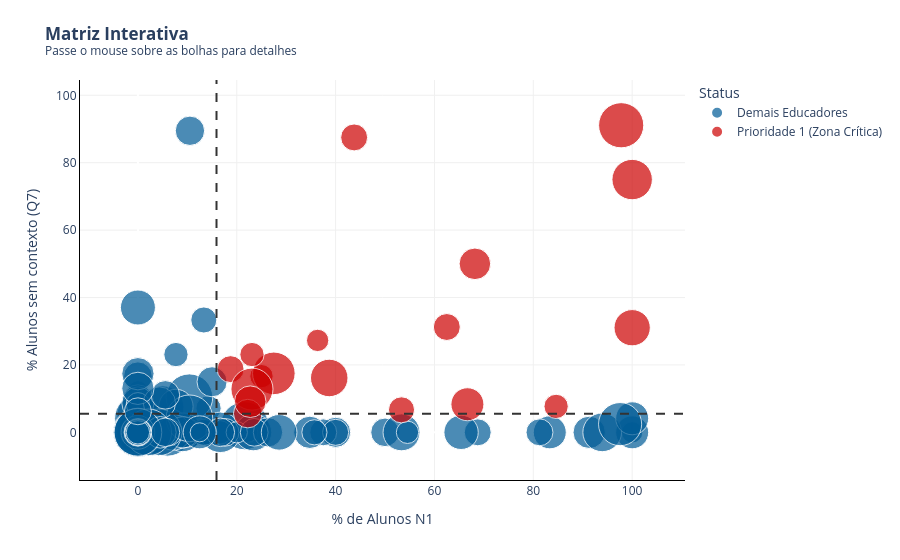

The notebook cell this image was saved under:
### Markdown cell above
### A Anatomia do Risco: O que o Algoritmo Aprendeu?

A implementação do modelo *Random Forest* permitiu-nos passar de uma análise descritiva para uma visão preditiva. Os resultados gerados pelo modelo trazem conclusões críticas sobre os fatores que ditam o fracasso no programa e sobre a própria estrutura dos dados.

**1. O Desafio do Desbalanceamento (As Métricas do Modelo)**
As métricas do modelo revelam um fenómeno estatístico conhecido como "Desbalanceamento de Classes". 
* O modelo apresenta uma precisão global (`accuracy`) de 99%. Contudo, ao observar o relatório de classificação, notamos que a base de teste possuía 726 casos de "Sucesso" contra apenas 6 casos de "Risco" na Avaliação de Saída.
* Devido a esta assimetria massiva, o modelo tornou-se excecional a prever quem vai ter sucesso (Recall de 100%), mas teve grande dificuldade em identificar os raros casos de fracasso extremo na saída (Recall de 17%). Isto indica que, nas turmas que já concluíram o programa, a quase totalidade dos alunos atingiu a alfabetização mínima no final, tornando o "fracasso absoluto" um evento estatisticamente raro.

**2. Os Maiores Gatilhos de Risco (Feature Importance)**
Apesar do desbalanceamento, a árvore de decisão conseguiu isolar matematicamente as características que mais pesam na probabilidade de um aluno não se alfabetizar. O gráfico revela que:
* **Frequência (O Fator Crítico):** A `taxa_frequencia_unidade_1` é, isoladamente, a variável mais determinante. A ausência nas aulas da primeira unidade compromete de forma quase irrecuperável o percurso do aluno.
* **Comportamento e Dependência:** O algoritmo confirmou as nossas suspeitas da Etapa 3. Comportamentos como "Participa e coopera" (fator protetor), "Depende de ajuda" (fator de risco) e "Reconhece algumas vezes" a utilidade da leitura são os três fatores socioemocionais com maior peso na previsão do fracasso.
* **O Teto Metodológico:** Curiosamente, o nível N2 de entrada aparece com grande relevância, reforçando a dificuldade do programa em nivelar alunos com maiores deficiências iniciais.

**3. O Radar de Intervenção**
Ao aplicar este "cérebro" treinado às 3625 observações das turmas ativas, o algoritmo classificou 3602 alunos como "Seguros" e identificou **23 alunos em "Risco Médio"**. 
Estes 23 alunos (liderados por perfis com cerca de 58% de probabilidade matemática de reprovação) representam os alvos imediatos para a atuação da coordenação. É com estes alunos que a equipa de tutores deve intervir amanhã, aplicando estratégias de retenção, reforço escolar e contextualização da utilidade da leitura.

## 6B. Matriz de Capacitação: Priorização Estratégica de Educadores

Enquanto o sistema de alerta atua no resgate imediato do aluno, o sucesso a longo prazo do programa exige a requalificação contínua dos educadores. 

Cruzamos os dois maiores ofensores identificados na nossa análise para criar uma **Matriz de Priorização**:
* **Desafio Pedagógico (Eixo X):** O percentual de alunos na turma com defasagem severa de entrada (Nível 1).
* **Desafio de Contextualização (Eixo Y):** O percentual de alunos na turma que não reconhecem a utilidade prática da leitura.

As linhas pontilhadas representam a média estadual. O nosso foco absoluto é o **Quadrante Superior Direito (Zona Crítica)**. Para garantir a usabilidade deste relatório, geramos abaixo duas visões: uma interativa para exploração em tela e uma visão estática otimizada para exportação em apresentações executivas, com o destaque nominal das 5 prioridades urgentes.

### Code cell
# 1. Preparação dos Dados
df_ativo_matriz = df_limpo[df_limpo['dt_inicio'] != '2026-04-27'].copy()
df_ativo_matriz['is_n1'] = (df_ativo_matriz['diag_entr_result_resum'] == 'N1').astype(int)
df_ativo_matriz['is_sem_contexto'] = (df_ativo_matriz['socio_entr_q7_resum'] == 'Não reconhece').astype(int)

matriz_capacitacao = df_ativo_matriz.groupby('alfabetizador_x').agg(
    total_alunos=('cpf', 'count'),
    pct_n1=('is_n1', lambda x: x.mean() * 100),
    pct_sem_contexto=('is_sem_contexto', lambda x: x.mean() * 100)
).reset_index()

# Filtrando turmas pequenas (mínimo 5 alunos)
matriz_capacitacao = matriz_capacitacao[matriz_capacitacao['total_alunos'] >= 5]
corte_x = matriz_capacitacao['pct_n1'].mean()
corte_y = matriz_capacitacao['pct_sem_contexto'].mean()

# Criando a coluna de Status e isolando o Top 5
matriz_capacitacao['Status'] = np.where(
    (matriz_capacitacao['pct_n1'] > corte_x) & (matriz_capacitacao['pct_sem_contexto'] > corte_y),
    'Prioridade 1 (Zona Crítica)', 'Demais Educadores'
)

zona_critica = matriz_capacitacao[matriz_capacitacao['Status'] == 'Prioridade 1 (Zona Crítica)'].copy()
zona_critica = zona_critica.sort_values(by=['pct_n1', 'pct_sem_contexto'], ascending=False)
top5_educadores = zona_critica.head(5).copy()
top5_educadores['Rank'] = range(1, 6)

# ===================================================================
# GRÁFICO 1: PLOTLY (Interativo para o Jupyter)
# ===================================================================
fig_plotly = px.scatter(
    matriz_capacitacao, x='pct_n1', y='pct_sem_contexto', size='total_alunos',
    color='Status', hover_name='alfabetizador_x',
    hover_data={'Status': False, 'pct_n1': ':.1f', 'pct_sem_contexto': ':.1f', 'total_alunos': True},
    color_discrete_map={'Prioridade 1 (Zona Crítica)': '#cc0000', 'Demais Educadores': '#005b96'},
    size_max=35,
    labels={'pct_n1': '% de Alunos N1', 'pct_sem_contexto': '% Alunos sem contexto (Q7)'},
    title='<b>Matriz Interativa</b><br><sup>Passe o mouse sobre as bolhas para detalhes</sup>'
)
fig_plotly.add_vline(x=corte_x, line_dash="dash", line_color="#333333")
fig_plotly.add_hline(y=corte_y, line_dash="dash", line_color="#333333")
fig_plotly.update_layout(plot_bgcolor='white', margin=dict(t=80))
fig_plotly.update_xaxes(showline=True, linecolor='black', gridcolor='#f0f0f0')
fig_plotly.update_yaxes(showline=True, linecolor='black', gridcolor='#f0f0f0')
fig_plotly.show()

# ===================================================================
# GRÁFICO 2: MATPLOTLIB/SEABORN (Estático otimizado para PPT/PDF)
# ===================================================================
sns.set_theme(style="whitegrid", rc={"grid.color": "#f0f0f0"})
fig, ax = plt.subplots(figsize=(12, 7))

# Fundo avermelhado para a Zona Crítica
ax.axvspan(corte_x, matriz_capacitacao['pct_n1'].max() + 5, 
           ymin=corte_y / (matriz_capacitacao['pct_sem_contexto'].max() + 5), 
           ymax=1, color='#ffe6e6', alpha=0.3, zorder=0)

# Plot da base inteira (em cinza/azul claro para não tirar a atenção)
sns.scatterplot(data=matriz_capacitacao, x='pct_n1', y='pct_sem_contexto', size='total_alunos', 
                sizes=(50, 600), alpha=0.4, color='#8da0cb', edgecolor='white', ax=ax, legend=False, zorder=2)

# Plot específico do Top 5 (Destaque em Vermelho Forte)
sns.scatterplot(data=top5_educadores, x='pct_n1', y='pct_sem_contexto', size='total_alunos', 
                sizes=(100, 600), alpha=0.9, color='#cc0000', edgecolor='black', ax=ax, legend=False, zorder=3)

# Adicionando os números de 1 a 5 no centro das bolhas do Top 5
for _, row in top5_educadores.iterrows():
    ax.annotate(str(int(row['Rank'])), xy=(row['pct_n1'], row['pct_sem_contexto']),
                xytext=(0, -1), textcoords="offset points", ha='center', va='center', 
                color='white', fontweight='bold', fontsize=11, zorder=4)

# Linhas de Corte
ax.axvline(corte_x, color='#333333', linestyle='--', linewidth=1.5, zorder=1)
ax.axhline(corte_y, color='#333333', linestyle='--', linewidth=1.5, zorder=1)

# Estilização do Eixo
sns.despine(left=True, bottom=True)
ax.set_title('Matriz de Capacitação Estratégica (Turmas Ativas)', loc='left', fontsize=16, fontweight='bold', pad=20)
ax.set_xlabel('Desafio Pedagógico: % de Alunos N1 (Diagnóstica)', fontsize=12)
ax.set_ylabel('Desafio de Contexto: % sem visão da utilidade da leitura (Q7)', fontsize=12)

# Construção da Caixa de Legenda Lateral (Caixa de Texto Executiva)
texto_legenda = "🚨 TOP 5 PRIORIDADES\n(Zona Crítica)\n\n"
for _, row in top5_educadores.iterrows():
    # Limita o tamanho do nome do professor para não quebrar a caixa
    nome_prof = str(row['alfabetizador_x'])[:25] + ('...' if len(str(row['alfabetizador_x'])) > 25 else '')
    texto_legenda += f" {int(row['Rank'])}. {nome_prof}\n    ({row['total_alunos']} alunos)\n\n"

# Posiciona o texto fora da área do gráfico (x=1.05)
plt.text(1.05, 0.95, texto_legenda, transform=ax.transAxes, fontsize=11, verticalalignment='top',
         bbox=dict(boxstyle='round,pad=1', facecolor='#ffffff', edgecolor='#cc0000', alpha=0.9))

# Ajuste de margens para a caixa de texto caber na imagem exportada
plt.subplots_adjust(right=0.75)
plt.show()

print("\n🚨 Top 10 Educadores para Ação Imediata da Coordenação Pedagógica:")
display(zona_critica[['alfabetizador_x', 'total_alunos', 'pct_n1', 'pct_sem_contexto']].head(10).style.format({
    'pct_n1': '{:.1f}%', 
    'pct_sem_contexto': '{:.1f}%'
}).background_gradient(cmap='Reds'))

### Figure 1 — Plotly figure (JSON) as saved in the notebook; plotly's stock layout.template omitted (floating-point values rounded to 4 significant figures; data arrays with more than 128 entries replaced by an {"elided": "..."} marker saying what was removed)
{"data": [{"customdata": {"elided": "153x2 mixed values"}, "hovertemplate": "<b>%{hovertext}</b><br><br>% de Alunos N1=%{x:.1f}<br>% Alunos sem contexto (Q7)=%{y:.1f}<br>total_alunos=%{customdata[1]}<extra></extra>", "hovertext": {"elided": "153 str values"}, "legendgroup": "Demais Educadores", "marker": {"color": "#005b96", "size": {"elided": "153 int values"}, "sizemode": "area", "sizeref": 0.04408, "symbol": "circle"}, "mode": "markers", "name": "Demais Educadores", "orientation": "v", "showlegend": true, "type": "scatter", "x": {"elided": "153 float values"}, "xaxis": "x", "y": {"elided": "153 float values"}, "yaxis": "y"}, {"customdata": [["Prioridade 1 (Zona Crítica)", 16], ["Prioridade 1 (Zona Crítica)", 12], ["Prioridade 1 (Zona Crítica)", 15], ["Prioridade 1 (Zona Crítica)", 22], ["Prioridade 1 (Zona Crítica)", 40], ["Prioridade 1 (Zona Crítica)", 11], ["Prioridade 1 (Zona Crítica)", 16], ["Prioridade 1 (Zona Crítica)", 31], ["Prioridade 1 (Zona Crítica)", 24], ["Prioridade 1 (Zona Crítica)", 13], ["Prioridade 1 (Zona Crítica)", 39], ["Prioridade 1 (Zona Crítica)", 29], ["Prioridade 1 (Zona Crítica)", 45], ["Prioridade 1 (Zona Crítica)", 13], ["Prioridade 1 (Zona Crítica)", 16], ["Prioridade 1 (Zona Crítica)", 36], ["Prioridade 1 (Zona Crítica)", 18], ["Prioridade 1 (Zona Crítica)", 22]], "hovertemplate": "<b>%{hovertext}</b><br><br>% de Alunos N1=%{x:.1f}<br>% Alunos sem contexto (Q7)=%{y:.1f}<br>total_alunos=%{customdata[1]}<extra></extra>", "hovertext": ["ADRYELLE SANTOS LINO", "ELIANE OLIVEIRA DA SILVA FONTES ", "ELISANGELA LISBOA DE MORAES MENDONCA", "GICELDA RODRIGUES DE LIMA ", "GILENE SOARES DA SILVA SANTOS", "GLEIDIANE DE ASSIS SANTOS", "JEISYANE SANTOS CRUZ OLIVEIRA", "JOSILENE CORREIA SANTOS", "JULIANA GOMES DE LIMA DUARTE ", "JULIANA SANTANA SANTOS PEREIRA", "KATHILEN KAROLINA SANTOS DA COSTA ", "LEANE SILVA DE JESUS", "LETICIA OLIVEIRA SILVA", "LUCIANA MICHELLE PEREIRA SANTOS", "MARÍLIA GRACIELA RIBEIRO DE ARAÚJO", "NAIARA BATISTA SILVA", "OVANEIDE SILVA DE SANTANA COSTA", "ROSANGELA ALMEIDA DOS SANTOS"], "legendgroup": "Prioridade 1 (Zona Crítica)", "marker": {"color": "#cc0000", "size": [16, 12, 15, 22, 40, 11, 16, 31, 24, 13, 39, 29, 45, 13, 16, 36, 18, 22], "sizemode": "area", "sizeref": 0.04408, "symbol": "circle"}, "mode": "markers", "name": "Prioridade 1 (Zona Crítica)", "orientation": "v", "showlegend": true, "type": "scatter", "x": [62.5, 25.0, 53.33, 68.18, 27.5, 36.36, 18.75, 38.71, 66.67, 23.08, 23.08, 100.0, 97.78, 84.62, 43.75, 100.0, 22.22, 22.73], "xaxis": "x", "y": [31.25, 16.67, 6.667, 50.0, 17.5, 27.27, 18.75, 16.13, 8.333, 23.08, 12.82, 31.03, 91.11, 7.692, 87.5, 75.0, 5.556, 9.091], "yaxis": "y"}], "layout": {"legend": {"itemsizing": "constant", "title": {"text": "Status"}, "tracegroupgap": 0}, "margin": {"t": 80}, "plot_bgcolor": "white", "shapes": [{"line": {"color": "#333333", "dash": "dash"}, "type": "line", "x0": 15.9, "x1": 15.9, "xref": "x", "y0": 0, "y1": 1, "yref": "y domain"}, {"line": {"color": "#333333", "dash": "dash"}, "type": "line", "x0": 0, "x1": 1, "xref": "x domain", "y0": 5.531, "y1": 5.531, "yref": "y"}], "title": {"text": "<b>Matriz Interativa</b><br><sup>Passe o mouse sobre as bolhas para detalhes</sup>"}, "xaxis": {"anchor": "y", "domain": [0, 1], "gridcolor": "#f0f0f0", "linecolor": "black", "showline": true, "title": {"text": "% de Alunos N1"}}, "yaxis": {"anchor": "x", "domain": [0, 1], "gridcolor": "#f0f0f0", "linecolor": "black", "showline": true, "title": {"text": "% Alunos sem contexto (Q7)"}}}}
